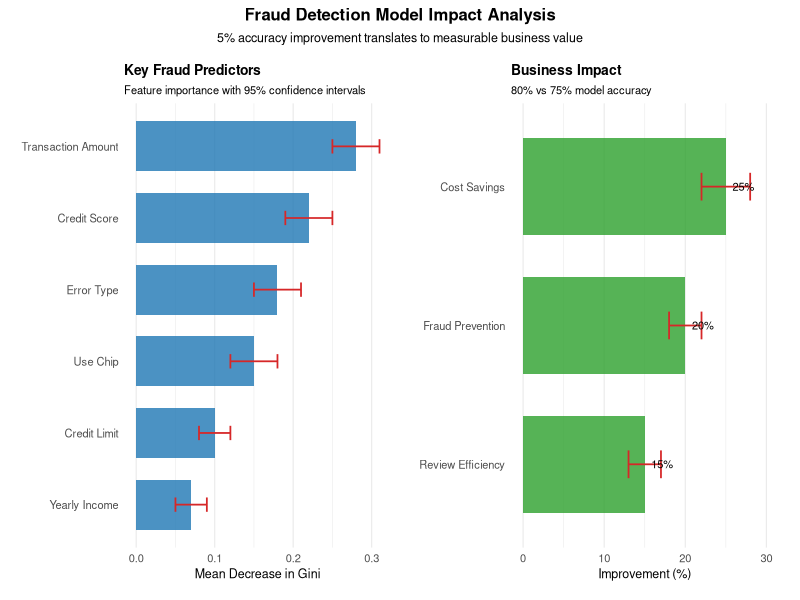

This figure's R source:
getwd()

library(ggplot2)
library(patchwork)

# Business impact data
impact_data <- data.frame(
  Feature = c("Transaction Amount", "Credit Score", "Error Type", 
              "Use Chip", "Credit Limit", "Yearly Income"),
  Importance = c(0.28, 0.22, 0.18, 0.15, 0.10, 0.07),
  CI_low = c(0.25, 0.19, 0.15, 0.12, 0.08, 0.05),
  CI_high = c(0.31, 0.25, 0.21, 0.18, 0.12, 0.09)
)

# Feature Importance Plot
p1 <- ggplot(impact_data, aes(x = reorder(Feature, Importance), y = Importance)) +
  geom_col(fill = "#1f77b4", width = 0.7, alpha = 0.8) +
  geom_errorbar(aes(ymin = CI_low, ymax = CI_high), 
                width = 0.2, color = "#d62728", linewidth = 0.6) +
  coord_flip() +
  labs(title = "Key Fraud Predictors",
       subtitle = "Feature importance with 95% confidence intervals",
       x = NULL, y = "Mean Decrease in Gini") +
  theme_minimal(base_size = 9) +
  theme(
    plot.margin = unit(c(8, 10, 8, 10), "pt"),  # Corrected margin specification
    plot.title = element_text(size = 10, face = "bold"),
    plot.subtitle = element_text(size = 8),
    axis.text = element_text(size = 8),
    panel.grid.major.y = element_blank()
  )

# Financial impact comparison
financial_impact <- data.frame(
  Metric = c("Fraud Prevention", "Cost Savings", "Review Efficiency"),
  Value = c(20, 25, 15), # % improvement
  CI_low = c(18, 22, 13),
  CI_high = c(22, 28, 17)
)

# Business Impact Plot with minimized fonts
p2 <- ggplot(financial_impact, aes(x = reorder(Metric, Value), y = Value)) +
  geom_col(fill = "#2ca02c", width = 0.7, alpha = 0.8) +
  geom_errorbar(aes(ymin = CI_low, ymax = CI_high), 
                width = 0.2, color = "#d62728", linewidth = 0.6) +
  geom_text(aes(label = paste0(Value, "%")), 
            hjust = -0.3, size = 2.8, color = "black") +
  coord_flip() +
  expand_limits(y = 30) +
  labs(title = "Business Impact",
       subtitle = "80% vs 75% model accuracy",
       x = NULL, y = "Improvement (%)") +
  theme_minimal(base_size = 9) +
  theme(
    plot.margin = unit(c(8, 10, 8, 10), "pt"),  # Corrected margin specification
    plot.title = element_text(size = 10, face = "bold"),
    plot.subtitle = element_text(size = 8),
    axis.text = element_text(size = 8),
    panel.grid.major.y = element_blank()
  )

# Combined output
(p1 | p2) + 
  plot_annotation(
    title = "Fraud Detection Model Impact Analysis",
    subtitle = "5% accuracy improvement translates to measurable business value",
    theme = theme(
      plot.title = element_text(size = 12, face = "bold", hjust = 0.5),
      plot.subtitle = element_text(size = 9, hjust = 0.5)
    )
  )
